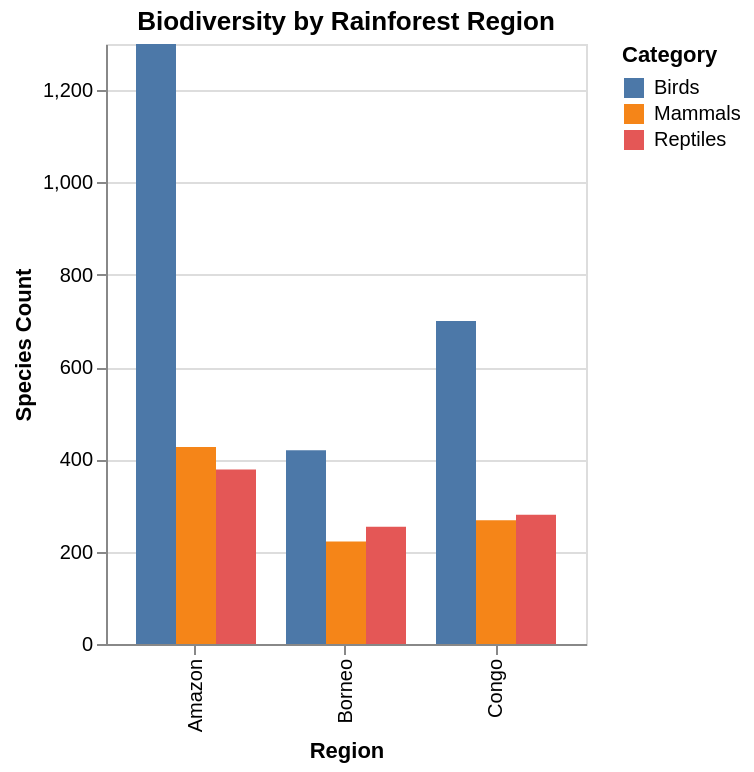

Source (Vega-Lite JSON):
### Vega-Lite specification from a JSON file in a GitHub repository (floating-point values rounded to 4 significant figures)
{"$schema": "https://vega.github.io/schema/vega-lite/v5.json", "description": "Biodiversity counts by region", "data": {"values": [{"region": "Amazon", "category": "Mammals", "count": 427}, {"region": "Amazon", "category": "Birds", "count": 1300}, {"region": "Amazon", "category": "Reptiles", "count": 378}, {"region": "Congo", "category": "Mammals", "count": 268}, {"region": "Congo", "category": "Birds", "count": 700}, {"region": "Congo", "category": "Reptiles", "count": 280}, {"region": "Borneo", "category": "Mammals", "count": 222}, {"region": "Borneo", "category": "Birds", "count": 420}, {"region": "Borneo", "category": "Reptiles", "count": 254}]}, "mark": "bar", "encoding": {"x": {"field": "region", "type": "nominal", "axis": {"title": "Region"}}, "y": {"field": "count", "type": "quantitative", "axis": {"title": "Species Count"}}, "color": {"field": "category", "type": "nominal", "legend": {"title": "Category"}}, "xOffset": {"field": "category"}}, "title": "Biodiversity by Rainforest Region"}
